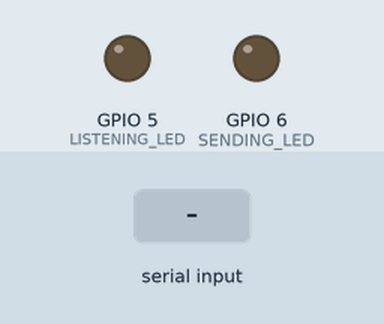
This sketch was run on a simulated ESP32-S3. Parts: output pins drawn as LEDs (lit = HIGH). The inputs (shaded band) are chosen by the test bench. What the sketch prints to the serial monitor is not drawn.

Above: at 4.2 s.
4.3 s: "90,45\n" received over Serial
Timing chart, 0 to 7.3 s (numbered marks = the images above; inputs shaded):
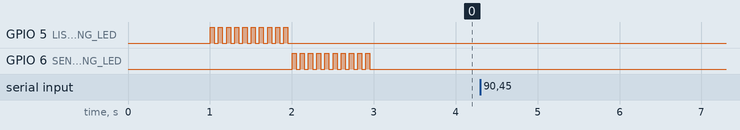

The sketch:

Receiver.ino
```cpp
#ifndef _TransporterTester_h
#include <SoftwareSerial.h>
#include "Transporter.h"
#define _TransporterTester_h
/*******************************************************************
*
*	Name:	Receover.ino
*	Author:	Bob Jones <bob@rhj4.com>
*	Date:	January 31, 2019
*
*	Test WiFi, Bluetooth amd Wired Serial communications protocols.
*
*	This sketch can be configured to test:
*
*		WiFi, Bluetooth or Wired Serial
*		Getter (receives commands) or Putter (sends commands)
*		Board type is Mega or (Uno / Nano)
*
*	For a Remote Controller, set the role to Putter.
*	For a Robot, Motor Controller, Dispatcher, Signaler, etc,
*	set the role to Getter.
*
*	There are four LEDs that provide diagnostic information:
*		GREEN (on pin 4) is ON if radio is OK
*		YELLOW (small LED on pin 7) flashes if role is transmitter
*		BLUE (on pin 6) is ON when sending data
*		GREEN (on pin 5) is ON when receiving data
*
*	If these diagnostics don't light up, then there is a problem.
*
********************************************************************/
#include "Config.h"
#if PROTOCOL_WIFI
#include "WiFi.h"
WiFi *handler;

#elif PROTOCOL_BLUETOOTH
#include "Bluetooth.h"
Bluetooth *handler;

#elif PROTOCOL_WIRED
#include "SerialWired.h"
SerialWired *handler;

#endif /* PROTOCOL_ */


void setup () {
	Serial.begin ( 115200 );
	while (!Serial.availableForWrite ()) {}
	if (LISTENING_LED > 0) {
		pinMode ( LISTENING_LED, OUTPUT );
	}

	if (SENDING_LED > 0) {
		pinMode ( SENDING_LED, OUTPUT );
	}

#if PROTOCOL_WIFI
	handler = new WiFi;
#elif PROTOCOL_BLUETOOTH
	handler = new Bluetooth;
#elif PROTOCOL_WIRED
	handler = new SerialWired;
#endif /* PROTOCOL_ */

	showLEDInfo ();
	handler->configure ();
	handler->showStatusLED ();
}

void showLEDInfo () {
	if (CONNECTED_ACTIVE_LED > 0) {
		Serial.print ( F ( "PIN " ));
		Serial.print ( CONNECTED_ACTIVE_LED );
		Serial.print ( F ( " IS CONNECTED LED: COLOR IS " ) );
		Serial.println ( CONNECTED_ACTIVE_COLOR );
		handler->flash ( CONNECTED_ACTIVE_LED );
	}

	if (LISTENING_LED > 0) {
		Serial.print ( F ( "PIN " ) );
		Serial.print ( LISTENING_LED );
		Serial.print ( F ( " IS LISTENING LED: COLOR IS " ) );
		Serial.println ( LISTENING_COLOR );
		handler->flash ( LISTENING_LED );
	}

	if (SENDING_LED > 0) {
		Serial.print ( F ( "PIN " ) );
		Serial.print ( SENDING_LED);
		Serial.print ( F ( " IS SENDING LED: COLOR IS " ) );
		Serial.println ( SENDING_COLOR );
		handler->flash ( SENDING_LED );
	}

}

void loop () {
	while (handler->dataAvailable ()) {
		Serial.print ( '.' );
		if (handler->getSentData() && handler->messageIsCompleted ()) {
			handler->showMessage ();
			handler->clearDataBuffer ();
		}
	}

	if (handler->getDataToSend ()) {
		Serial.print ( '+' );
		handler->sendDataBuffer ();
	}

	delay ( LOOP_DELAY );
	handler->showStatusLED ();
}
#endif /*  Receiver.ino */
```

SerialWired.h
```cpp
#pragma once
#include "Config.h"
#include "Transporter.h"
#include <SoftwareSerial.h>

class SerialWired: public Transporter {
private:

protected:
	int txPin = TX_PIN;
	int rxPin = RX_PIN;
	SoftwareSerial *transporter;
	uint16_t bytesSent = 0;

public:
	//	Constructor
	SerialWired (): Transporter () {}

	bool configure () {
		while (txPin == 0 || rxPin == 0) {
			if (txPin == 0) txPin = assignPin ( ( char* )"TX" );
			if (rxPin == 0) rxPin = assignPin ( ( char* )"RX" );
		}

		transporter = new SoftwareSerial ( rxPin, txPin );
		transporter->begin ( 115200 );
		Serial.print ( F ( "RECEIVING ON PIN " ) );
		Serial.println ( rxPin );
		Serial.print ( F ( "SENDING ON PIN " ) );
		Serial.println ( txPin );

		return true;
	}

	int assignPin (char* pinName) {
		Serial.print ( F ( "Enter "));
		Serial.print(pinName);
		Serial.println(F(" Pin# (3-12):" ) );
		while (!Serial.available ()) {}
		int pin = Serial.parseInt ();
		if (pin < 3 || pin > 12) return 0;
		return pin;
	}

	bool getDataToSend () {
		if (!Serial.available ()) return false;

		int dataBufferIndex = strlen ( dataBuffer );
		while (Serial.available ()) {
			uint8_t dataToSend = ( uint8_t ) Serial.read ();
			dataBuffer [ dataBufferIndex++ ] = dataToSend;
			dataBuffer [ dataBufferIndex ] = 0x00;
		}

		return (strlen(dataBuffer) > 0);
	}

	bool getSentData () {
		return false;
	}

	bool dataAvailable () {
		return ( strlen ( dataBuffer ) > 0 );
	}

	void sendDataBuffer () {
		transporter->write ( dataBuffer );
	}

	void showMessage () {
		Serial.println ( dataBuffer );
	}

	bool showStatusLED () {
		return false;
	}

	bool messageIsCompleted () {
		return true;
	}
};
```

Transporter.h
```cpp
// Transporter.h

#ifndef _TRANSPORTER_h
#define _TRANSPORTER_h
#include "arduino.h"
#include "Config.h"

class Transporter
{
protected:
	 bool _tracing = TRACING;
	 char message [ MESSAGE_SIZE ] = {};
	 char dataBuffer [ DATA_BUFFER_SIZE ] = {};

public:
	 Transporter () {
#if BOARD_TYPE_MEGA
		 Serial.print ( F ( "MEGA " ) );
#else
		 Serial.print ( F ( "UNO / NANO " ) );
#endif

#if PROTOCOL_WIFI
		 Serial.print ( F ( "WIFI " ) );
#elif PROTOCOL_BLUETOOTH
		 Serial.print ( F ( "BLUETOOTH " ) );
#elif PROTOCOL_WIRED
		 Serial.print ( F ( "WIRED " ) );
#endif
#if ROLE_IS_GETTER
		 Serial.print ( F ( "GETTER " ) );
#else
		 Serial.print ( F ( "PUTTER " ) );
#endif

		 Serial.println ( NAME );
	 }

	 virtual bool configure () = 0;
	 virtual bool getDataToSend () = 0;
	 virtual void sendDataBuffer () = 0;
	 virtual bool messageIsCompleted () = 0;
 	 virtual bool showStatusLED () = 0;

	 void clearDataBuffer () {
		 for (unsigned int i = 0; i < sizeof ( dataBuffer ); i++) {
			 dataBuffer [ i ] = 0x00;
		 }
	 }

	 void showDataBuffer ( char *dataBuffer, String label ) {
		 if (!_tracing) return;

		 Serial.print ( "dataBuffer: " );
		 Serial.print ( label );
		 Serial.print ( F ( " [" ) );
		 Serial.print ( dataBuffer );
		 Serial.println ( F ( "]" ) );
		 //	dumpString(dataBuffer, sizeof(dataBuffer));
	 }

	 void clearMessage () {
		 for (unsigned int i = 0; i < sizeof ( message ); i++) {
			 message [ i ] = 0x00;
		 }
	 }

	 void turnOn ( int pin, bool trace ) {
		 digitalWrite ( pin, HIGH );
		 if (trace && _tracing) {
			 Serial.print ( F ( "TURNING ON PIN " ));
			 Serial.println ( pin );
		 }
	 }

	 void turnOn ( int pin ) {
		 turnOn ( pin, true );
	 }

	 void turnOff ( int pin, bool trace ) {
		 digitalWrite ( pin, LOW );
		 if (trace && _tracing) {
			 Serial.print ( F ( "TURNING OFF PIN " ) );
			 Serial.println ( pin );
		 }
	 }

	 void turnOff ( int pin ) {
		 turnOff ( pin, true );
	 }

	 void flash ( int pin, unsigned int count, unsigned long duration ) {
		 for (unsigned int i = 0; i < count; i++) {
			 turnOn ( pin, false );
			 delay ( duration );
			 turnOff ( pin, false );
			 delay ( duration );
		 }
	 }

	 void flash ( int pin ) {
		 flash ( pin, FLASH_COUNT, FLASH_DURATION );
	 }
};


#endif
```

Config.h
```cpp
#pragma once
#define TRACING				true

//	Pick one of the following:
#define BOARD_TYPE_MEGA		false
#define BOARD_TYPE_NANO		true
#define BOARD_TYPE_UNO		false

//	Pick one of the following:
#define PROTOCOL_WIFI		false
#define PROTOCOL_BLUETOOTH	false
#define PROTOCOL_WIRED		true

//	Pick one of the following:
#define ROLE_IS_GETTER		true
#define ROLE_IS_PUTTER		false

//	Define pins used by WiFi hardware
//	Light LED on this pin if radio active
#define CONNECTED_ACTIVE_LED	4
#define CONNECTED_ACTIVE_COLOR	"GREEN"

//	Light LED on this pin when radio is listening
#define LISTENING_LED			5
#define LISTENING_COLOR			"RED"

//	Light LED on this pin when radio is sending
#define SENDING_LED				6
#define SENDING_COLOR			"BLUE"

//	Flash LED on this pin if role is Transmitter
#define TRANSMITTER_LED			7
#define TRANSMITTER_COLOR		"YELLOW"

#if PROTOCOL_WIFI
//	5 byte name of PUTTER device
#define WIFI_REMOTE_ADDRESS		{ 'R','E','M','O','T' }

//	5 byte name of GETTER
#define WIFI_ROBOT_ADDRESS		{ 'R','O','B','O','T' }

//	Power Amplifier level - increase for more distance
#define WIFI_POWER_LEVEL		RF24_PA_LOW

//	We don't need lots of speed
#define WIFI_DATA_RATE			RF24_2MBPS

//	Unlikely to be used by WiFi, Microwave ovens, etc
#define WIFI_DATA_CHANNEL		124

#define WIFI_CRC_RATE			RF24_CRC_DISABLED

//	Wait for up to 1000 millis for receive to complete
#define WIFI_RECEIVE_TIMEOUT	1000

//	# of retries on confirm message
#define	WIFI_RETRY_COUNT		5

//	Send ACK string upon receipt of each packet
#define WIFI_SEND_ACK			false

//	Define the pins used by the nRF24L01 module
#if BOARD_TYPE_MEGA
#define WIFI_CE_PIN				48
#define WIFI_CSN_PIN			49
#define WIFI_MISO_PIN			50
#define WIFI_MOSI_PIN			51
#define WIFI_SCK_PIN			52

#else // Board type is Nano or Uno
#define WIFI_CE_PIN				14
#define WIFI_CSN_PIN			15
#define WIFI_MISO_PIN			11
#define WIFI_MOSI_PIN			12
#define WIFI_SCK_PIN			13
#endif /* BOARD_TYPE */
#define NAME					(char*) "Serial Wired Receiver Tester"

#elif PROTOCOL_BLUETOOTH
#define HC05_BAUD_RATE			9600	//	HC05 default BAUD rate
#define HC05_LED_FLASH_COUNT	3		//	# of times to flash led
#define HC05_LED_FLASH_LENGTH	500		//	MS duration of each flash

#if BOARD_TYPE_MEGA
#define HC05_TX_PIN				48		//	Transmit pin
#define HC05_RX_PIN				49		//	Receive pin
#define HC05_STATE_PIN			50		//	HC05 State
#define HC05_STATE_LED			51		//	LED to turn on if paired
#else // Board is Nano or Uno
#define HC05_TX_PIN				11		//	Transmit pin
#define HC05_RX_PIN				12		//	Receive pin
#define HC05_STATE_PIN			11		//	HC05 State
#define HC05_STATE_LED			12		//	LED to turn on if paired
#endif /* BOARD_TYPE */
#define NAME					(char*) "Bluetooth  Receiver Tester"

#elif PROTOCOL_WIRED
#define TX_PIN					8
#define RX_PIN					7

#define NAME					(char*) "Serial Wired Receiver Tester"
#endif /* PROTOCOL_ */

#define MESSAGE_SIZE 100

#define COLS 10
#define LED_PIN 4
#define DATA_BUFFER_SIZE 60	//	Serial buffer size is 64
#define LOOP_DELAY 100
#define FLASH_COUNT 10
#define FLASH_DURATION 50
```

Measured:
- after the input at 4.3 s, every drawn part: stays the same
